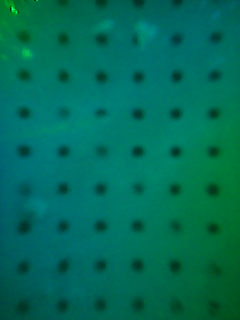
#> input picture Digit/DIGIT1.png, 240 x 320 px, found by its file name
$ python digit_processing_fn.py
#> lines starting #> are read from the running program, lines starting #| are printed output that depends on the picture; after the words box and inside, x2 and y2 are one past the last pixel; in counts of white or black regions, pixels touching at a corner belong together
#> in main, image is the input picture: shape (320, 240, 3); mean B, G, R 88.1, 108.3, 0
# import the necessary packages
import cv2
import imutils
import numpy as np


def process_image(image):
    # convert image to grayscale, and blur it slightly
    crop_length = 30
    image = image.copy()[crop_length:, :, :]
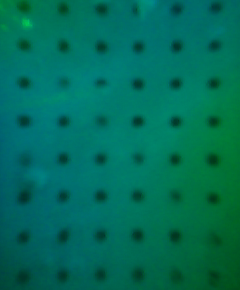
#> image: shape (290, 240, 3); mean of channels 0, 1, 2 88.8, 108.8, 0; drawn as B, G, R
    gray = cv2.cvtColor(image, cv2.COLOR_BGR2GRAY)
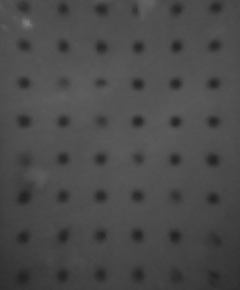
#> gray: shape (290, 240); min 35, max 126, mean 74
    # gray = gray.copy()[25:, :]
    # (image, kernel size, standard deviation of gaussian distribution (0 means it's calculated by the function))
    # blurred = cv2.GaussianBlur(gray, (5, 5), 0)
    blurred = cv2.blur(gray, (5,5))  # average blur instead

    # Threshold the image
    # (image, output threshold value, adaptive threshold method, threshold method, subregion pixel size, offset)
    # alternate adaptive threshold method: cv2.ADAPTIVE_THRESH_MEAN_C
    thresh = cv2.adaptiveThreshold(blurred, 255, cv2.ADAPTIVE_THRESH_GAUSSIAN_C, cv2.THRESH_BINARY_INV, 29, 6.5)
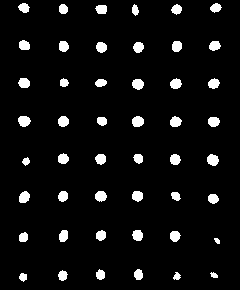
#> thresh: shape (290, 240); 5.8% white; 48 white regions
    # further process the image with an opening to remove artifacts
    # kernelSize = (3, 3)
    # kernel = cv2.getStructuringElement(cv2.MORPH_RECT, kernelSize)
    # thresh = cv2.morphologyEx(thresh, cv2.MORPH_OPEN, kernel)

    # find external contours in the image
    cnts = cv2.findContours(thresh.copy(), cv2.RETR_EXTERNAL, cv2.CHAIN_APPROX_SIMPLE)
#> cnts = 48 contours, 1 with area under 20; largest, box (x1, y1, x2, y2) and area: (18, 116, 31, 127) 93, (207, 154, 219, 166) 92, (132, 116, 144, 127) 90, (19, 191, 30, 203) 86, (132, 79, 144, 90) 86
    cnts = imutils.grab_contours(cnts)
    # clone = cv2.cvtColor(gray.copy(), cv2.COLOR_GRAY2RGB)  # Convert back to RGB
    clone = image.copy()

    # loop over the contours and collect the areas (also draw the contours onto the image copy)
    imx = len(gray[1, :])
#> imx = 240
    imy = len(gray[:, 1])
#> imy = 290
    # print(imx, imy)
    areas = np.zeros((imy, imx))

    for (i, c) in enumerate(cnts):
        # compute the area and the perimeter of the contour
        area = cv2.contourArea(c)
        # perimeter = cv2.arcLength(c, True)

        # compute the center of the contour
        m = cv2.moments(c)
        cx = int(m["m10"] / (m["m00"] + 0.0000001))
        cy = int(m["m01"] / (m["m00"] + 0.0000001))
        areas[cy, cx] = area

        # draw the contour on the copy
        cv2.drawContours(clone, [c], -1, (255, 0, 255), 1)
#> this loop made 48 passes
#> (area, cx, cy) on passes 1, 2, 3, 4, 5, 6, 8, 9, 10, 11, 12, 13: (41, 22, 276), (23, 213, 274), (32, 176, 275), (62.5, 62, 275), (64.5, 138, 274), (60.5, 100, 274), (61, 23, 236), (78, 174, 235), (80.5, 137, 234), (71, 100, 235), (75, 63, 235), (71.5, 212, 198)
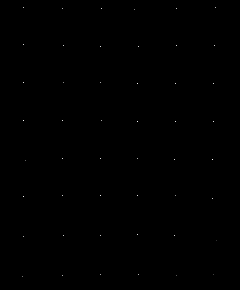
#> areas: shape (290, 240) float64; min 0, max 93, mean 0; drawn with min black and max white
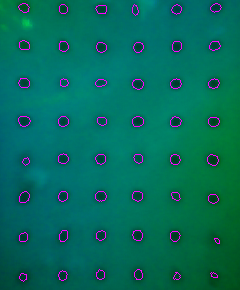
#> clone: shape (290, 240, 3); 1.9% of pixels changed, all inside (x1, y1, x2, y2) = (18, 3, 222, 282); drawn as B, G, R

    # calculate the total contour areas of each defined section of the image
    # section divisions
    xcrop = 10
    x = [0, 80-xcrop, 160-xcrop, imx-xcrop]
#> x = [0, 70, 150, 230]
    y = [0, 101-crop_length, 214-crop_length, imy]
#> y = [0, 71, 184, 290]
    # prin(x)
    # print(y)
    # y = [0, 101, 214, imy]
    xlen = len(x) - 1
#> xlen = 3
    ylen = len(y) - 1
#> ylen = 3
    sections = np.zeros((ylen, xlen))
#> sections = [[0, 0, 0], [0, 0, 0], [0, 0, 0]]
    section_areas = sections.copy()
#> section_areas = [[0, 0, 0], [0, 0, 0], [0, 0, 0]]

    for i in range(ylen):
        for j in range(xlen):
            # total area of a section
            section_areas[i, j] = ((x[j + 1] - x[j]) * (y[i + 1] - y[i]))
            # total area of the contours in a section
            sections[i, j] = sum(sum(areas[y[i]:y[i + 1], x[j]:x[j + 1]]))
#> after the loop, section_areas = [[4970, 5680, 5680], [7910, 9040, 9040], [7420, 8480, 8480]]; sections = [[282, 276.5, 289], [417.5, 439.5, 495], [399, 443.5, 274.5]]

    # debugging code
    # print(sections)
    # print(section_areas)

    # display the normalized area that the contours take up in each section
    aug = 10  # augmentation factor (since normalized area is relatively small)
    visual = np.ones((imy, imx, 1), dtype=np.uint8)  # image array

    normalized_areas = np.zeros((ylen, xlen))
    for i in range(ylen):
        for j in range(xlen):
            # each square equal to area of contours divided by area of section times some augmentation factor
            normalized_areas[i, j] = sections[i, j] / section_areas[i, j]
            temp = (1-normalized_areas[i, j]) * 255 * aug
            visual[y[i]:y[i+1], x[j]:x[j+1],0] = temp
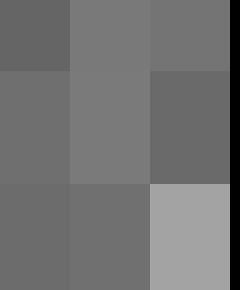
#> visual: shape (290, 240, 1); min 1, max 163, mean 113.8
#> after the loop, normalized_areas = [[0.0567, 0.0487, 0.0509], [0.0528, 0.0486, 0.0548], [0.0538, 0.0523, 0.0324]]
    # print(normalized_areas)

    # return thresholded image, image with contours drawn on it, "force" visual, and the normalized areas that make the
    # "force" visual
    thresh = 255 - thresh
#> thresh: shape (290, 240); 94.2% white; 48 black regions, largest, box (x1, y1, x2, y2) and area: (18, 116, 31, 127) 110, (207, 154, 219, 166) 109, (132, 116, 144, 127) 107
    color = 0
    thickness = 1
    thresh = cv2.line(thresh, (x[1], y[0]), (x[1], y[ylen]), color, thickness)
    thresh = cv2.line(thresh, (x[2], y[0]), (x[2], y[ylen]), color, thickness)
    thresh = cv2.line(thresh, (x[3], y[0]), (x[3], y[ylen]), color, thickness)
    thresh = cv2.line(thresh, (x[0], y[1]), (x[xlen], y[1]), color, thickness)
    thresh = cv2.line(thresh, (x[0], y[2]), (x[xlen], y[2]), color, thickness)
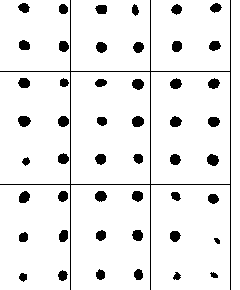
#> thresh: shape (290, 240); 92.3% white; 49 black regions, largest, box (x1, y1, x2, y2) and area: (0, 0, 231, 290) 1326, (18, 116, 31, 127) 110, (207, 154, 219, 166) 109
    thresh = cv2.line(thresh, (x[0], y[3]), (x[xlen], y[3]), color, thickness)
    force = normalized_areas*255
#> force = [[14.47, 12.41, 12.97], [13.46, 12.4, 13.96], [13.71, 13.34, 8.25]]

    dist_fm_center = 0
    center_x = int((x[2] - x[1]) / 2 + x[1])
#> center_x = 110
    center_y = int((y[2] - y[1]) / 2 + y[1])
#> center_y = 127

    for (i, c) in enumerate(cnts):
        # compute the area and the perimeter of the contour
        area = cv2.contourArea(c)
        # perimeter = cv2.arcLength(c, True)

        # compute the center of the contour
        m = cv2.moments(c)
        cx = int(m["m10"] / (m["m00"] + 0.0000001))
        cy = int(m["m01"] / (m["m00"] + 0.0000001))
        areas[cy, cx] = area

        if cx > x[1] and cx < x[2] and cy > y[1] and cy < y[2] and area > 40:
            dist_fm_center += abs(cx - center_x)
#> after the loop, dist_fm_center = 110

    return thresh, clone, visual, force, dist_fm_center, 0


def main():
    # load the image
    imfile = 'DIGIT1.png'
    image = cv2.imread(imfile)
#> (the run stopped early here; a loop or call above may not have finished)
